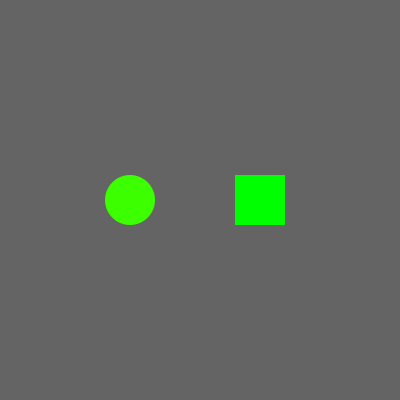
Frame 1 (no input)
Frame 60 (the mouse pressed at the canvas centre just before this capture): identical to frame 1, image omitted
Frame 120 (the mouse held since frame 60 and released just before this capture): identical to frame 1, image omitted

The Processing sketch that drew this single still picture (run headless with seeded random() and noise(); from frame 60 on, the mouse is pressed at the canvas centre):

// Processing sketch: processing_68827
// ── processing_68827.pde

/*-----------------------------------------------------------------------------
 TP2 - Travail de rattrapage (Boutons)
 Par Joel Lalancette
 EDM4600
 -----------------------------------------------------------------------------*/
//Declaration des variables
int etatR, etatC, n;
final int ON = 1;
final int OFF = 0;
int rectX = 260;
int rectY = 200;
int rectL = 50;
int rectH = 50;

int cercleX = 130;
int cercleY = 200;
int cercleD = 50;
int cercleL = 50;
int cercleH = 50;
int NRayons = 20;
int LRayons = 50;
float tranche = TWO_PI / NRayons;
float c = 0;

//=============================================================================
//Configuration du cadre et assignation des etats initiaux.
void setup() {
  size(400, 400);
  smooth();
  etatR = OFF;
  etatC = OFF;
}

//=============================================================================
// Dessin du rectangle et des lignes
void draw() {
  background(100, 100, 100);
  int i = 0;
  stroke(0);
  strokeWeight(4);
    while ( i < n ) { // condition
      line(0, i*20, height, i*20); // bloc de code
      i = i + 1 ; // incrementation
     }
       if ( etatR == ON ) {
         if ( n < 20 ) {
           n = n + 1;
         }
       
    fill(255, 0, 255);    
}
  else {
    if ( n > 0 ) {
      n = n - 1;
    }
    fill(0, 256, 0);
  }
  noStroke();
  rectMode(CENTER);
  rect(rectX, rectY, rectH, rectL);
  
//=============================================================================
//Dessin du cercle et des lignes
stroke(0);
strokeWeight(5);
float rads = 0;
  while ( rads < c) {
    float x1 = cercleX + cos(rads) * (cercleD/2 + 5);
    float y1 = cercleY + sin(rads) * (cercleD/2 + 5);
    float x2 = cercleX + cos(rads) * LRayons;
    float y2 = cercleY + sin(rads) * LRayons;
    line (x1,y1,x2,y2);
    rads = rads + tranche;
  }
  if (etatC == ON) {
  if (c < 6) {
    c = c + 0.3;
  }
  fill (255,0,200);
  }
  else {
    if (c > 0) {
      c = c - 0.3;
    }
    fill (60,255,0);
  }
  noStroke();
  ellipse (cercleX,cercleY,cercleD,cercleD);
  }
  
//=============================================================================
//Permet de trouver la position de la souris par rapport au changement d'etat
void mousePressed() {

  if ( mouseX > 235 && mouseX < 285 && mouseY > 175 && mouseY < 225 ) {
    if ( etatR == OFF ) {
      etatR = ON;
    } 
    else {
      etatR = OFF;
    }
  }
 float distance = dist(mouseX, mouseY, cercleX, cercleY);
 if (distance < cercleD/2) {
   if (etatC == OFF) {
   etatC = ON;
 }
 else {
   etatC = OFF;
}
}
}
//=============================================================================
//etat sur le click de la souris
void mouseReleased() {
  etatR = OFF;
}
